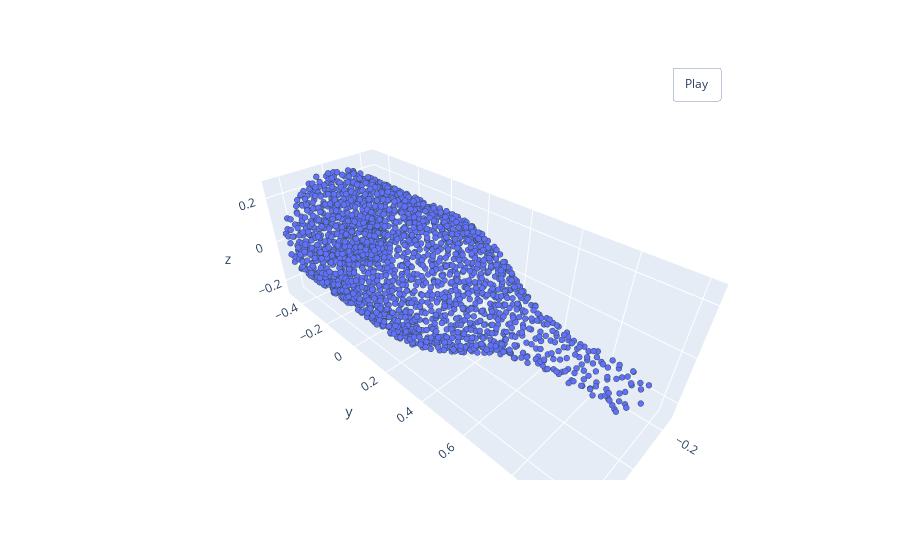
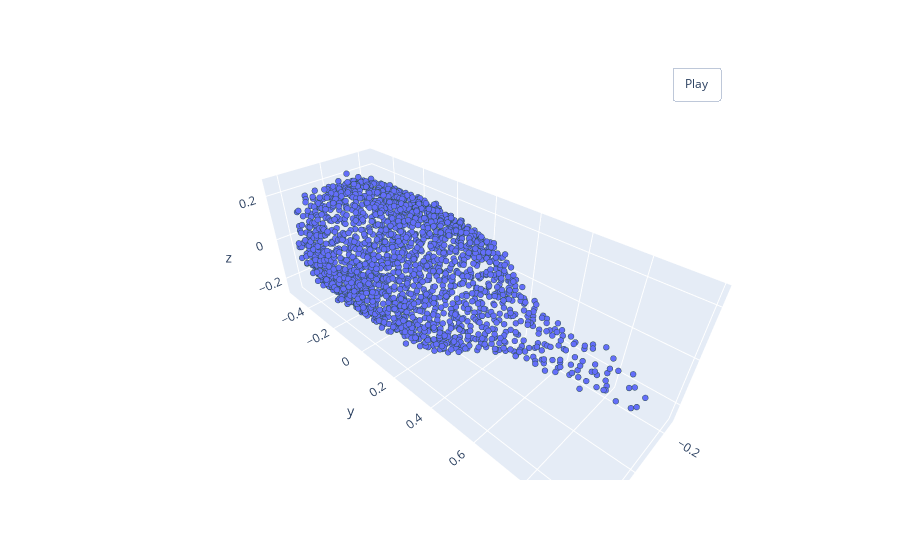

Source (notebook cell) for these figures, in order:
### Code cell
in_dim = 3
num_points = 2048

autoencoder = PointNetAE1(in_dim, num_points)
autoencoder.load_state_dict(torch.load(args.model))
autoencoder.to(device)
autoencoder = autoencoder.eval()

train_dataset, train_dataloader ,test_dataset, test_dataloader, n_classes = create_datasets_and_dataloaders(args)

count = 1
for i, data in enumerate(train_dataloader):
    if i == 133:
    
        points, gt_classes = data
        print(points.shape[0], points.shape[1], points.shape[2])
        points = points.to(device)
        
        points0 = points.view(-1,3)
        points0 = np.array(points0.cpu())
        print(points0.shape[0], points0.shape[1])
        xx = points0[:, 0]
        xy = points0[:, 1]
        xz = points0[:, 2]
        pcshow(xx,xy,xz)

    
        
        with torch.no_grad():
            cloud = autoencoder.eval()(points)
            print(cloud.shape[0], cloud.shape[1], cloud.shape[2])
            cloud = cloud.transpose(2,1)
            cloud = cloud.view(-1,3)
            print(cloud.shape[0], cloud.shape[1])
            
            points = np.array(cloud.cpu())
            print(points.shape[0], points.shape[1])
            x = points[:, 0]
            y = points[:,1]
            z = points[:,2]
            
            pcshow(x,y,z)

### Figure 1 — Plotly figure (JSON) as saved in the notebook; plotly's stock layout.template omitted (floating-point values rounded to 4 significant figures; data arrays with more than 128 entries replaced by an {"elided": "..."} marker saying what was removed)
{"data": [{"marker": {"line": {"color": "DarkSlateGrey", "width": 2}, "size": 2}, "mode": "markers", "type": "scatter3d", "x": {"elided": "2048 float values"}, "y": {"elided": "2048 float values"}, "z": {"elided": "2048 float values"}}], "layout": {"updatemenus": [{"buttons": [{"args": [null, {"frame": {"duration": 50, "redraw": true}, "fromcurrent": true, "mode": "immediate", "transition": {"duration": 0}}], "label": "Play", "method": "animate"}], "pad": {"r": 10, "t": 45}, "showactive": false, "type": "buttons", "x": 0.8, "xanchor": "left", "y": 1, "yanchor": "bottom"}]}}

### Figure 2 — Plotly figure (JSON) as saved in the notebook; plotly's stock layout.template omitted (floating-point values rounded to 4 significant figures; data arrays with more than 128 entries replaced by an {"elided": "..."} marker saying what was removed)
{"data": [{"marker": {"line": {"color": "DarkSlateGrey", "width": 2}, "size": 2}, "mode": "markers", "type": "scatter3d", "x": {"elided": "2048 float values"}, "y": {"elided": "2048 float values"}, "z": {"elided": "2048 float values"}}], "layout": {"updatemenus": [{"buttons": [{"args": [null, {"frame": {"duration": 50, "redraw": true}, "fromcurrent": true, "mode": "immediate", "transition": {"duration": 0}}], "label": "Play", "method": "animate"}], "pad": {"r": 10, "t": 45}, "showactive": false, "type": "buttons", "x": 0.8, "xanchor": "left", "y": 1, "yanchor": "bottom"}]}}
